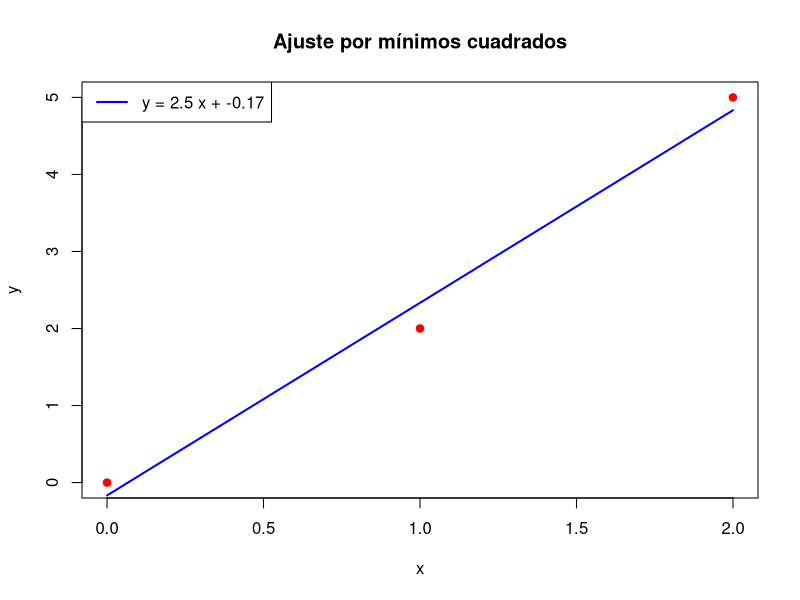

Generate this figure with R:

########### ESPACIOS VECTORIALES ##################################################################

rm(list = ls())


# Ejercicio 1
# Determinar si las siguientes matrices son de rango pleno por filas o por columnas.

# Cargar la librería Matrix
library(Matrix)

# Definir la matriz A
A <- matrix(c(1, 2, 0), nrow = 1, ncol = 3)

# Calcular el rango de la matriz usando la descomposición QR
rango <- qr(A)$rank
rango
# Verificar si es de rango pleno por filas o columnas
num_filas <- nrow(A)
num_columnas <- ncol(A)

# Resultados
if (rango == num_filas) {
  cat("La matriz A es de rango pleno por filas.\n")
} else {
  cat("La matriz A no es de rango pleno por filas.\n")
}

if (rango == num_columnas) {
  cat("La matriz A es de rango pleno por columnas.\n")
} else {
  cat("La matriz A no es de rango pleno por columnas.\n")
}

# Mostrar el rango de la matriz
cat("El rango de la matriz A es:", rango, "\n")



# b
# Definir la matriz A
B = matrix(c(2, 1, 5, -1, 1, 3), nrow = 2, ncol = 3)

# Calcular el rango de la matriz
rango = rankMatrix(B)
rango

# Verificar si es de rango pleno por filas o columnas
num_filas = nrow(B)
num_columnas = ncol(B)

# Resultados
if (rango == num_filas) {
  cat("La matriz B es de rango pleno por filas.\n")
} else {
  cat("La matriz B no es de rango pleno por filas.\n")
}

if (rango == num_columnas) {
  cat("La matriz B es de rango pleno por columnas.\n")
} else {
  cat("La matriz B no es de rango pleno por columnas.\n")
}



# Definir los datos
x = c(0, 1, 2)
y <- c(0, 2, 5)

# Ajustar el modelo de mínimos cuadrados (regresión lineal)
ajuste = lm(y ~ x)

# Obtener los coeficientes de la recta (pendiente y ordenada)
a = coef(ajuste)[2]  # pendiente
b = coef(ajuste)[1]  # intercepto

a
b

# Generar los valores de la recta ajustada
x_linea = seq(min(x), max(x), length.out = 100)
y_linea = a * x_linea + b

# Graficar los puntos y la recta ajustada
plot(x, y, pch = 19, col = "red", xlab = "x", ylab = "y", main = "Ajuste por mínimos cuadrados")
    lines(x_linea, y_linea, col = "blue", lwd = 2)
    legend("topleft", legend = paste("y =", round(a, 2), "x +", round(b, 2)), col = "blue", lwd = 2)

